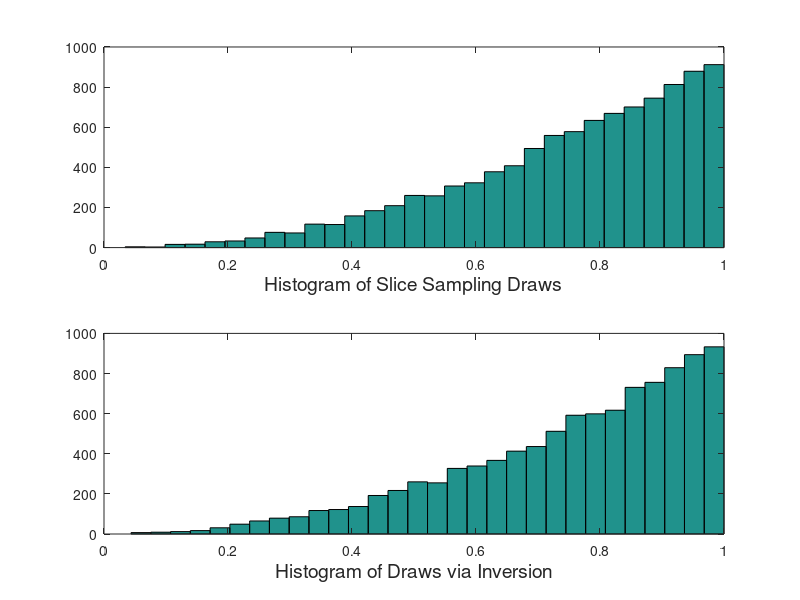

The MATLAB source for this figure:
%This function file illustrates slice sampling to generate draws from the
%density f(x) = 3x^2, 0 < x < 1. 

x = .3;
fx = 3*(x^2);
iter = 11000;
burn = 1000;

draws = zeros(iter-burn,1);
x_inversion = draws;

for i = 1:iter;
    u = fx*rand(1,1);
    lowbd = sqrt(u/3);
    x = lowbd + (1-lowbd)*rand(1,1);
    fx = 3*(x^2);
    inversion_draw = rand(1,1)^(1/3);
    
    if i > burn;
        draws(i-burn,1) = x;
        x_inversion(i-burn,1)= inversion_draw;
    end;
end;

subplot(211);
hist(draws,30);
xlabel('Histogram of Slice Sampling Draws','Fontsize',14);
subplot(212);
hist(x_inversion,30);
xlabel('Histogram of Draws via Inversion','Fontsize',14);



    
